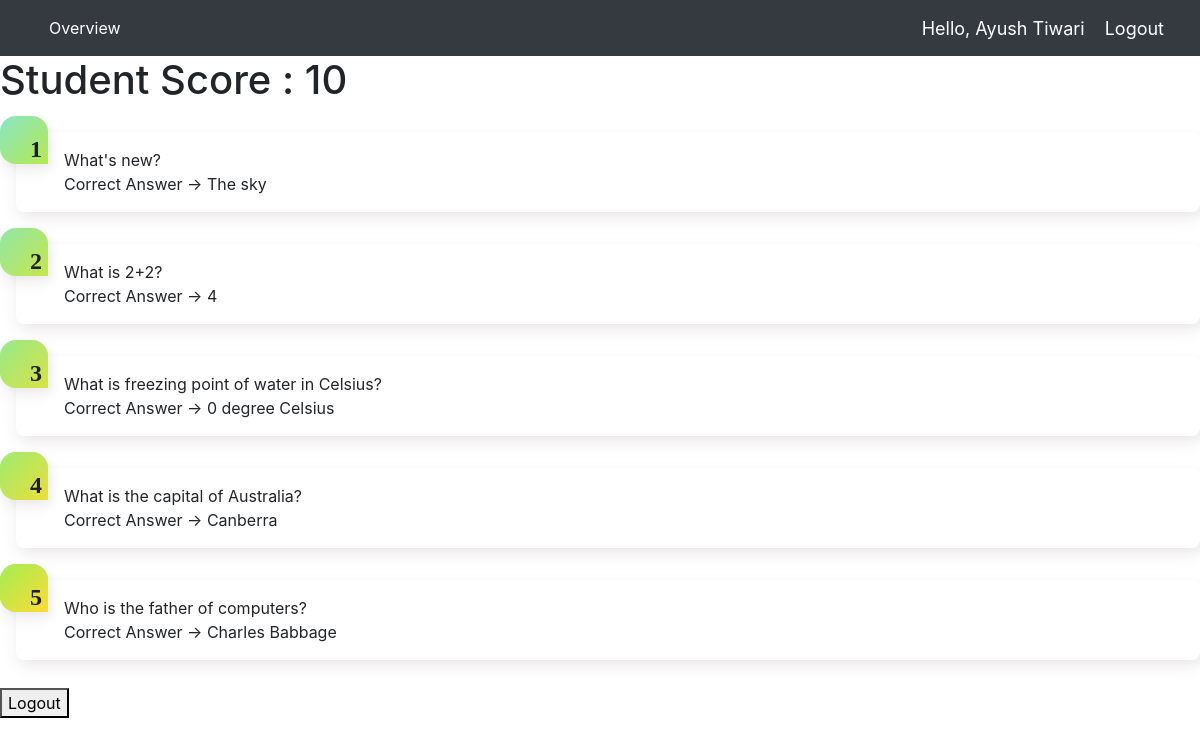
/quiz/submit/1/, run on an earlier commit of the app's database.
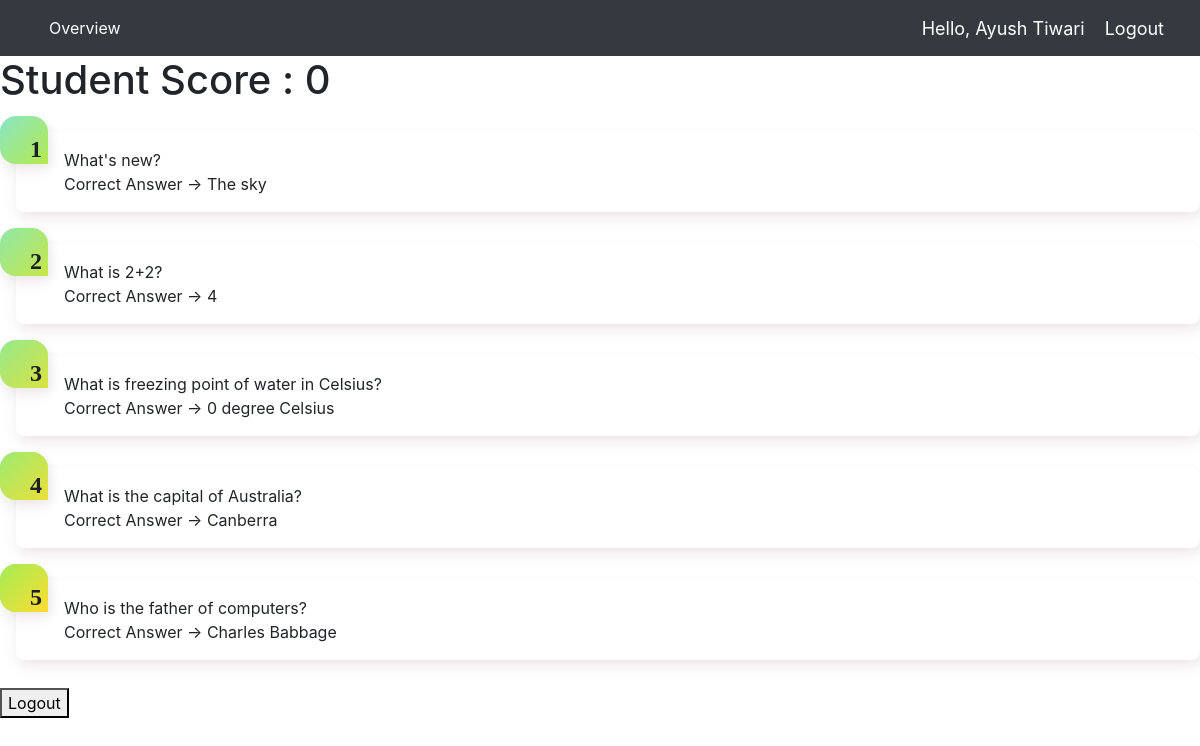
And on a later commit of the database.
### quiz/models.py (models this page shows, shortened)
class Student(models.Model):
    student_name = models.CharField(max_length=200)
    stu_username=models.CharField(max_length=40, default='')
    stu_password=models.CharField(max_length=40, default='')
    student_score= models.IntegerField(default=0) # keeps tally of student score in Quiz session

### quiz/views.py (the view)
# urls.py: path('submit/<int:student_id>/', views.submit, name='submit'),
def submit(request, student_id):
    student=get_object_or_404(Student,pk=student_id)
    question_list = Question.objects.all()
    context = {'question_list': question_list, 'student' : student}
    return render(request, 'quiz/submit.html', context)

### quiz/models.py (called while the page is built)
    def display_answer(self):
        corr_choice= self.choice_set.get(choice_seq=self.right_choice)
        answer= corr_choice.choice_text
        return (answer)

### quiz/templates/quiz/submit.html (shortened to what this page needs)
{% extends 'quiz/dependencies.html' %}
{% load static %}
{% block content %}
<h1>Student Score : {{student.student_score}} </h1>
{% if question_list %}
    <ol class="gradient-list">
    {% for question in question_list %}
        <li>{{ question.question_text }} <br>
        Correct Answer -> {{question.display_answer}}
        </li>
    {% endfor %}
    </ol>
{% else %}
    <p>No Questions are available for this quiz. Please try next Quiz.</p>
{% endif %}
<a href="{% url 'quiz:index' %}">
    <button>Logout</button>
</a>
{% endblock %}

### quiz/templates/quiz/navbar.html (shortened to what this page needs)
{% load static %}
<link rel="stylesheet" type="text/css" href="{% static 'quiz/style.css' %}">
<nav class="navbar navbar-expand-lg navbar-dark bg-dark">
  <div class="collapse navbar-collapse" id="navbarNav">
    <ul class="navbar-nav">
        <li class="nav-item active">
            <a class="nav-link" href="{% url 'quiz:questions' student_id=student.id %}">Overview</a>
          </li>
    </ul>
  </div>
  <span class="greet">Hello, {{student.student_name}}</span>
  <span ><a  class="greet" href="{% url 'quiz:index' %}">Logout</a></span>
</nav>

What changed in the data, as far as the page shows it:
changed Student "Ayush Tiwari": student_score "10" → "0"
